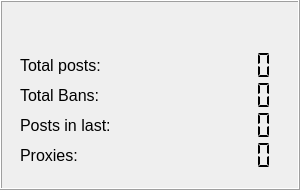
   <widget class="QFrame" name="stats">
    <property name="geometry">
     <rect>
      <x>970</x>
      <y>500</y>
      <width>300</width>
      <height>190</height>
     </rect>
    </property>
    <property name="frameShape">
     <enum>QFrame::Box</enum>
    </property>
    <property name="frameShadow">
     <enum>QFrame::Raised</enum>
    </property>
    <property name="class" stdset="0">
     <string>gui-frame</string>
    </property>
    <widget class="QLabel" name="totalPostsLabel">
     <property name="geometry">
      <rect>
       <x>20</x>
       <y>50</y>
       <width>130</width>
       <height>30</height>
      </rect>
     </property>
     <property name="font">
      <font>
       <pointsize>12</pointsize>
      </font>
     </property>
     <property name="text">
      <string>Total posts:</string>
     </property>
     <property name="class" stdset="0">
      <string>stats-label</string>
     </property>
    </widget>
    <widget class="QLCDNumber" name="totalPostsLCD">
     <property name="geometry">
      <rect>
       <x>150</x>
       <y>50</y>
       <width>130</width>
       <height>30</height>
      </rect>
     </property>
     <property name="font">
      <font>
       <pointsize>10</pointsize>
      </font>
     </property>
     <property name="lineWidth">
      <number>0</number>
     </property>
     <property name="smallDecimalPoint">
      <bool>false</bool>
     </property>
     <property name="digitCount">
      <number>8</number>
     </property>
     <property name="segmentStyle">
      <enum>QLCDNumber::Flat</enum>
     </property>
     <property name="intValue" stdset="0">
      <number>0</number>
     </property>
     <property name="class" stdset="0">
      <string>stats-LCD</string>
     </property>
    </widget>
    <widget class="QLabel" name="totalBansLabel">
     <property name="geometry">
      <rect>
       <x>20</x>
       <y>80</y>
       <width>130</width>
       <height>30</height>
      </rect>
     </property>
     <property name="font">
      <font>
       <pointsize>12</pointsize>
      </font>
     </property>
     <property name="text">
      <string>Total Bans:</string>
     </property>
     <property name="class" stdset="0">
      <string>stats-label</string>
     </property>
    </widget>
    <widget class="QLCDNumber" name="totalBansLCD">
     <property name="geometry">
      <rect>
       <x>150</x>
       <y>80</y>
       <width>130</width>
       <height>30</height>
      </rect>
     </property>
     <property name="font">
      <font>
       <pointsize>10</pointsize>
      </font>
     </property>
     <property name="lineWidth">
      <number>0</number>
     </property>
     <property name="smallDecimalPoint">
      <bool>false</bool>
     </property>
     <property name="digitCount">
      <number>8</number>
     </property>
     <property name="segmentStyle">
      <enum>QLCDNumber::Flat</enum>
     </property>
     <property name="intValue" stdset="0">
      <number>0</number>
     </property>
     <property name="class" stdset="0">
      <string>stats-LCD</string>
     </property>
    </widget>
    <widget class="QLabel" name="postsLabel">
     <property name="geometry">
      <rect>
       <x>20</x>
       <y>110</y>
       <width>130</width>
       <height>30</height>
      </rect>
     </property>
     <property name="font">
      <font>
       <pointsize>12</pointsize>
      </font>
     </property>
     <property name="text">
      <string>Posts in last:</string>
     </property>
     <property name="class" stdset="0">
      <string>stats-label</string>
     </property>
    </widget>
    <widget class="QLCDNumber" name="postsLCD">
     <property name="geometry">
      <rect>
       <x>150</x>
       <y>110</y>
       <width>130</width>
       <height>30</height>
      </rect>
     </property>
     <property name="font">
      <font>
       <pointsize>10</pointsize>
      </font>
     </property>
     <property name="lineWidth">
      <number>0</number>
     </property>
     <property name="smallDecimalPoint">
      <bool>false</bool>
     </property>
     <property name="digitCount">
      <number>8</number>
     </property>
     <property name="segmentStyle">
      <enum>QLCDNumber::Flat</enum>
     </property>
     <property name="intValue" stdset="0">
      <number>0</number>
     </property>
     <property name="class" stdset="0">
      <string>stats-LCD</string>
     </property>
    </widget>
    <widget class="QLCDNumber" name="proxiesLCD">
     <property name="geometry">
      <rect>
       <x>150</x>
       <y>140</y>
       <width>130</width>
       <height>30</height>
      </rect>
     </property>
     <property name="font">
      <font>
       <pointsize>10</pointsize>
      </font>
     </property>
     <property name="lineWidth">
      <number>0</number>
     </property>
     <property name="smallDecimalPoint">
      <bool>false</bool>
     </property>
     <property name="digitCount">
      <number>8</number>
     </property>
     <property name="segmentStyle">
      <enum>QLCDNumber::Flat</enum>
     </property>
     <property name="intValue" stdset="0">
      <number>0</number>
     </property>
     <property name="class" stdset="0">
      <string>stats-LCD</string>
     </property>
    </widget>
    <widget class="QLabel" name="proxiesLabel">
     <property name="geometry">
      <rect>
       <x>20</x>
       <y>140</y>
       <width>130</width>
       <height>30</height>
      </rect>
     </property>
     <property name="font">
      <font>
       <pointsize>12</pointsize>
      </font>
     </property>
     <property name="text">
      <string>Proxies:</string>
     </property>
     <property name="class" stdset="0">
      <string>stats-label</string>
     </property>
    </widget>
    <widget class="QLabel" name="totalPosts">
     <property name="geometry">
      <rect>
       <x>0</x>
       <y>0</y>
       <width>30</width>
       <height>30</height>
      </rect>
     </property>
     <property name="font">
      <font>
       <pointsize>12</pointsize>
      </font>
     </property>
     <property name="text">
      <string/>
     </property>
     <property name="class" stdset="0">
      <string>stats-label</string>
     </property>
    </widget>
    <widget class="QLabel" name="totalBans">
     <property name="geometry">
      <rect>
       <x>30</x>
       <y>0</y>
       <width>30</width>
       <height>30</height>
      </rect>
     </property>
     <property name="font">
      <font>
       <pointsize>12</pointsize>
      </font>
     </property>
     <property name="text">
      <string/>
     </property>
     <property name="class" stdset="0">
      <string>stats-label</string>
     </property>
    </widget>
    <widget class="QLabel" name="posts">
     <property name="geometry">
      <rect>
       <x>230</x>
       <y>0</y>
       <width>30</width>
       <height>30</height>
      </rect>
     </property>
     <property name="font">
      <font>
       <pointsize>12</pointsize>
      </font>
     </property>
     <property name="text">
      <string/>
     </property>
     <property name="class" stdset="0">
      <string>stats-label</string>
     </property>
    </widget>
    <widget class="QLabel" name="proxies">
     <property name="geometry">
      <rect>
       <x>270</x>
       <y>0</y>
       <width>30</width>
       <height>30</height>
      </rect>
     </property>
     <property name="font">
      <font>
       <pointsize>12</pointsize>
      </font>
     </property>
     <property name="text">
      <string/>
     </property>
     <property name="class" stdset="0">
      <string>stats-label</string>
     </property>
    </widget>
   </widget>
